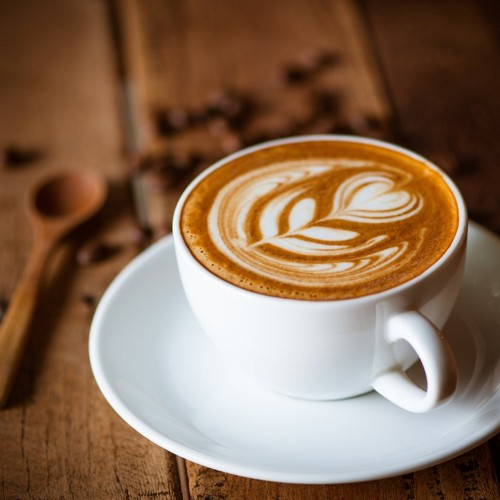
#> input picture latte.jpg, 500 x 500 px
$ python hafta2.py
#> lines starting #> are read from the running program, lines starting #| are printed output that depends on the picture
import numpy as np
import cv2
import matplotlib.pyplot as plt
import matplotlib
matplotlib.use('TkAgg')

my_img = cv2.imread("./latte.jpg", 1)
#> my_img is the input picture: shape (500, 500, 3); mean B, G, R 86.2, 109.1, 137.8
print(type(my_img))
#| <class 'numpy.ndarray'>

my_rgb_img = cv2.cvtColor(my_img, cv2.COLOR_BGR2RGB)

# [81 lines of commented-out code are left out]

def my_flip(org_img,flip_number):

    if flip_number==0:
        org_img= org_img[::]
    elif flip_number==1:
        org_img=org_img[:,::-1,:]
    elif flip_number==-1:
        org_img=org_img[::-1,::-1,:]
    else:
        print("lütfen doğru bir parametre girin")
    return org_img


my_flip_0=my_flip(my_rgb_img,0)
my_flip_1=my_flip(my_rgb_img,1)
#> call 2 of my_flip, with flip_number = 1
#> in my_flip (call 2), `org_img=org_img[:,::-1,:]`:
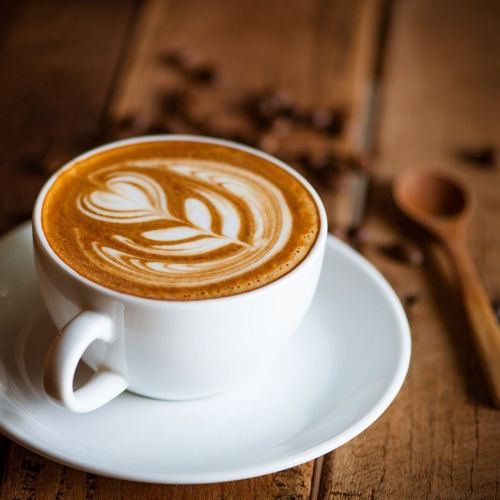
#> org_img: shape (500, 500, 3); mean R, G, B 137.8, 109.1, 86.2
my_flip_2=my_flip(my_rgb_img,2)


fig= plt.figure(figsize=(10,10))
plt.subplot(2,2,1)
plt.imshow(my_rgb_img)
plt.title("orjinal")
plt.axis("off")


plt.subplot(2,2,2)
plt.imshow(my_flip_0)
plt.title("vertical")
plt.axis("off")


plt.subplot(2,2,3)
plt.imshow(my_flip_1)
plt.title("hortizonal")
plt.axis("off")


plt.subplot(2,2,4)
plt.imshow(my_rgb_img)
plt.title("both")
plt.axis("off")
plt.show()
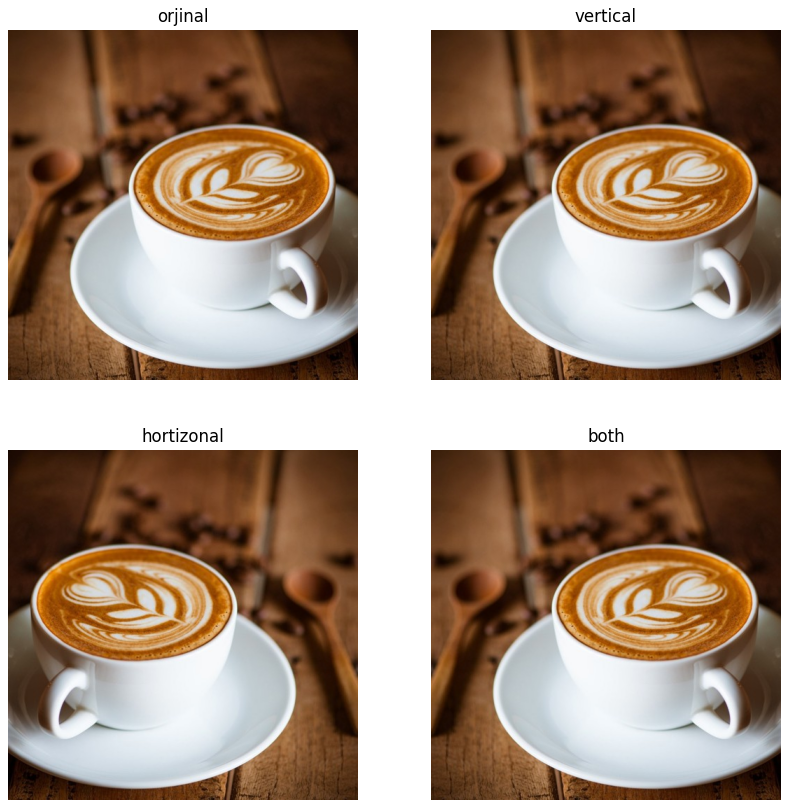
#> figure drawn by matplotlib, 4 panels


# elinizdeki görüntünün sağ en alt tarafını gösteren kısmı parçala. crop ile

my_rgb_img.shape
bilgi_satir=int(my_rgb_img.shape[0]*0.75)
#> bilgi_satir = 375
bilgi_sutun=int(my_rgb_img.shape[0]*0.75)
#> bilgi_sutun = 375

new_crop_1=my_rgb_img[bilgi_satir:,bilgi_sutun:,:]
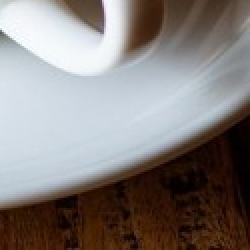
#> new_crop_1: shape (125, 125, 3) (shown 2 times larger); mean R, G, B 133.3, 127.4, 125.5

plt.subplot(1,2,1)
plt.imshow(my_rgb_img)
plt.title("hortizonal")
plt.axis("off")


plt.subplot(1,2,2)
plt.imshow(new_crop_1)
plt.title("both")
plt.axis("off")
plt.show()
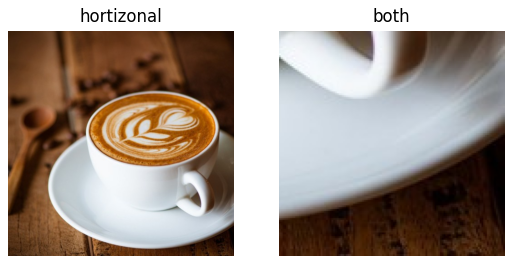
#> figure drawn by matplotlib, 2 panels


# [15 lines of commented-out code are left out]
